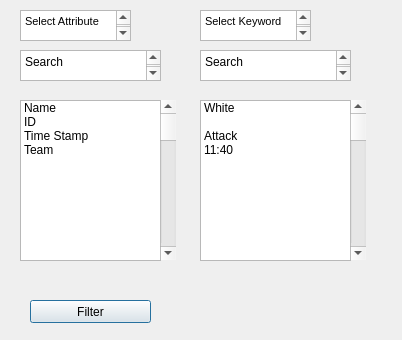
<?xml version="1.0" encoding="UTF-8"?>
<ui version="4.0">
 <class>Filter</class>
 <widget class="QDialog" name="Filter">
  <property name="geometry">
   <rect>
    <x>0</x>
    <y>0</y>
    <width>402</width>
    <height>340</height>
   </rect>
  </property>
  <property name="windowTitle">
   <string>Dialog</string>
  </property>
  <widget class="QPushButton" name="FilterButton">
   <property name="geometry">
    <rect>
     <x>30</x>
     <y>300</y>
     <width>121</width>
     <height>23</height>
    </rect>
   </property>
   <property name="text">
    <string>Filter</string>
   </property>
  </widget>
  <widget class="QListWidget" name="FilterSelectAttributeListWidgetBox">
   <property name="geometry">
    <rect>
     <x>20</x>
     <y>100</y>
     <width>141</width>
     <height>161</height>
    </rect>
   </property>
   <item>
    <property name="text">
     <string>Name</string>
    </property>
   </item>
   <item>
    <property name="text">
     <string>ID</string>
    </property>
   </item>
   <item>
    <property name="text">
     <string>Time Stamp</string>
    </property>
   </item>
   <item>
    <property name="text">
     <string>Team</string>
    </property>
   </item>
  </widget>
  <widget class="QListWidget" name="FilterSelectKeywordListWidgetBox">
   <property name="geometry">
    <rect>
     <x>200</x>
     <y>100</y>
     <width>151</width>
     <height>161</height>
    </rect>
   </property>
   <item>
    <property name="text">
     <string>White</string>
    </property>
   </item>
   <item>
    <property name="text">
     <string/>
    </property>
   </item>
   <item>
    <property name="text">
     <string>Attack</string>
    </property>
   </item>
   <item>
    <property name="text">
     <string>11:40</string>
    </property>
   </item>
  </widget>
  <widget class="QPlainTextEdit" name="FilterSelectAttributeSearchBox">
   <property name="geometry">
    <rect>
     <x>20</x>
     <y>50</y>
     <width>141</width>
     <height>31</height>
    </rect>
   </property>
   <property name="plainText">
    <string>Search
</string>
   </property>
  </widget>
  <widget class="QPlainTextEdit" name="FilterSelectKeywordSearchBox">
   <property name="geometry">
    <rect>
     <x>200</x>
     <y>50</y>
     <width>151</width>
     <height>31</height>
    </rect>
   </property>
   <property name="plainText">
    <string>Search
</string>
   </property>
  </widget>
  <widget class="QTextEdit" name="FilterSelectAttributeText">
   <property name="geometry">
    <rect>
     <x>20</x>
     <y>10</y>
     <width>111</width>
     <height>31</height>
    </rect>
   </property>
   <property name="html">
    <string>&lt;!DOCTYPE HTML PUBLIC &quot;-//W3C//DTD HTML 4.0//EN&quot; &quot;http://www.w3.org/TR/REC-html40/strict.dtd&quot;&gt;
&lt;html&gt;&lt;head&gt;&lt;meta name=&quot;qrichtext&quot; content=&quot;1&quot; /&gt;&lt;style type=&quot;text/css&quot;&gt;
p, li { white-space: pre-wrap; }
&lt;/style&gt;&lt;/head&gt;&lt;body style=&quot; font-family:'MS Shell Dlg 2'; font-size:7.875pt; font-weight:400; font-style:normal;&quot;&gt;
&lt;p style=&quot; margin-top:0px; margin-bottom:0px; margin-left:0px; margin-right:0px; -qt-block-indent:0; text-indent:0px;&quot;&gt;Select Attribute&lt;/p&gt;
&lt;p style=&quot;-qt-paragraph-type:empty; margin-top:0px; margin-bottom:0px; margin-left:0px; margin-right:0px; -qt-block-indent:0; text-indent:0px;&quot;&gt;&lt;br /&gt;&lt;/p&gt;&lt;/body&gt;&lt;/html&gt;</string>
   </property>
  </widget>
  <widget class="QTextEdit" name="FilterSelectKeywordText">
   <property name="geometry">
    <rect>
     <x>200</x>
     <y>10</y>
     <width>111</width>
     <height>31</height>
    </rect>
   </property>
   <property name="html">
    <string>&lt;!DOCTYPE HTML PUBLIC &quot;-//W3C//DTD HTML 4.0//EN&quot; &quot;http://www.w3.org/TR/REC-html40/strict.dtd&quot;&gt;
&lt;html&gt;&lt;head&gt;&lt;meta name=&quot;qrichtext&quot; content=&quot;1&quot; /&gt;&lt;style type=&quot;text/css&quot;&gt;
p, li { white-space: pre-wrap; }
&lt;/style&gt;&lt;/head&gt;&lt;body style=&quot; font-family:'MS Shell Dlg 2'; font-size:7.875pt; font-weight:400; font-style:normal;&quot;&gt;
&lt;p style=&quot; margin-top:0px; margin-bottom:0px; margin-left:0px; margin-right:0px; -qt-block-indent:0; text-indent:0px;&quot;&gt;Select Keyword&lt;/p&gt;
&lt;p style=&quot;-qt-paragraph-type:empty; margin-top:0px; margin-bottom:0px; margin-left:0px; margin-right:0px; -qt-block-indent:0; text-indent:0px;&quot;&gt;&lt;br /&gt;&lt;/p&gt;&lt;/body&gt;&lt;/html&gt;</string>
   </property>
  </widget>
  <widget class="QScrollBar" name="verticalScrollBar">
   <property name="geometry">
    <rect>
     <x>160</x>
     <y>100</y>
     <width>16</width>
     <height>160</height>
    </rect>
   </property>
   <property name="orientation">
    <enum>Qt::Vertical</enum>
   </property>
  </widget>
  <widget class="QScrollBar" name="verticalScrollBar_2">
   <property name="geometry">
    <rect>
     <x>350</x>
     <y>100</y>
     <width>16</width>
     <height>160</height>
    </rect>
   </property>
   <property name="orientation">
    <enum>Qt::Vertical</enum>
   </property>
  </widget>
 </widget>
 <resources/>
 <connections/>
</ui>
